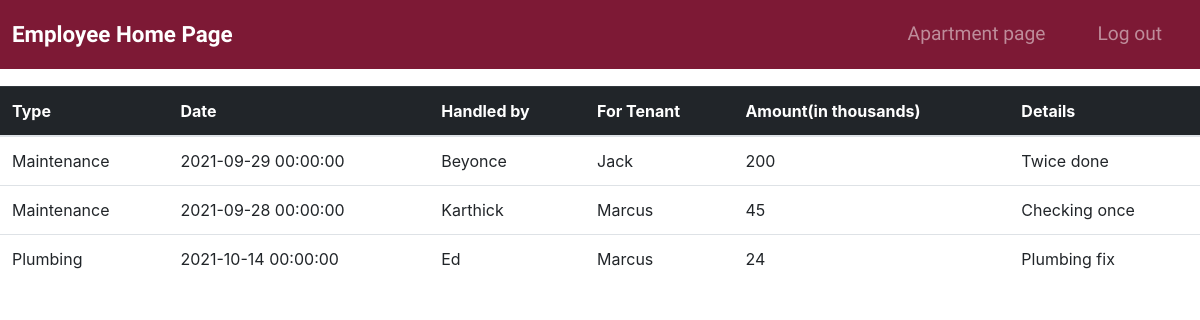
/viewtrans, run on an earlier commit of the app's database.
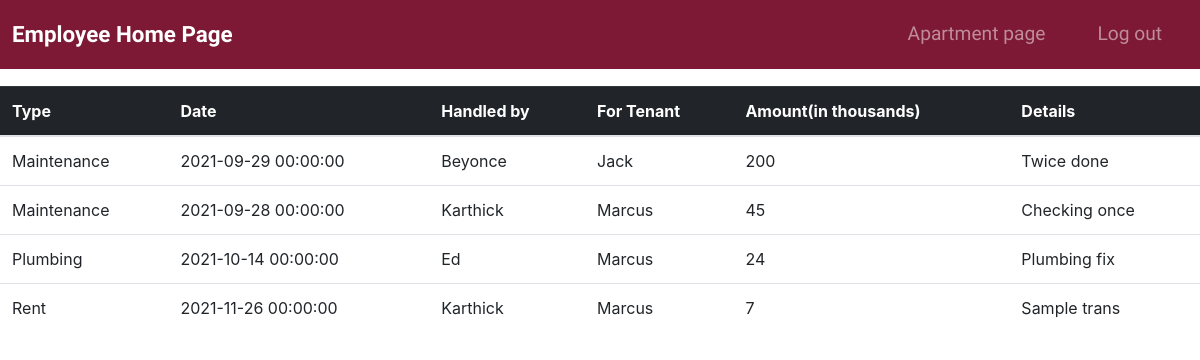
And on a later commit of the database.
### rems/models.py (models this page shows, shortened)
class Types(db.Model):
    __tablename__ = 'types'
    id = db.Column(db.Integer, primary_key=True)
    transaction_type = db.Column(db.String(25), unique=True)
    transactions = db.relationship("Transaction", uselist=False, backref="types")

class Transaction(db.Model):
    __tablename__ = 'transaction'
    id = db.Column(db.Integer, primary_key=True)
    type_id = db.Column(db.Integer, db.ForeignKey('types.id'))
    dot = db.Column(db.DateTime, nullable=False)  # date of transaction
    emp_id = db.Column(db.Integer, db.ForeignKey('employee.id'))
    ten_id = db.Column(db.Integer, db.ForeignKey('tenant.id'))
    amt = db.Column(db.String(4), unique=False)
    desc = db.Column(db.String(40), unique=False)

class Employee(db.Model):
    __tablename__ = 'employee'
    id = db.Column(db.Integer, primary_key=True)
    fname = db.Column(db.String(25), index=True, unique=False)
    lname = db.Column(db.String(25), index=True, unique=False)
    mobile = db.Column(db.String(10), index=True, unique=True)
    emer_num = db.Column(db.String(10), index=False, unique=False)
    dob = db.Column(db.DateTime, nullable=False)
    email = db.Column(db.String(120), index=True, unique=True)
    gender = db.Column(db.String(10), index=True, unique=False)
    service_id = db.Column(db.Integer, db.ForeignKey('service.id'))
    user = db.relationship("User", uselist=False, backref="employee")
    receiver = db.relationship("Transaction", uselist=False, backref="employee")

class Tenant(db.Model):
    __tablename__ = 'tenant'
    id = db.Column(db.Integer, primary_key=True)
    fname = db.Column(db.String(25), index=True, unique=False)
    lname = db.Column(db.String(25), index=True, unique=False)
    mob_num = db.Column(db.String(10), index=True, unique=True)
    emer_num = db.Column(db.String(10), index=True, unique=False)
    email = db.Column(db.String(120), index=False, unique=True)
    dob = db.Column(db.DateTime, nullable=False)
    Spouse_num = db.Column(db.String(10), unique=False, nullable=True)
    house_id = db.Column(db.Integer, db.ForeignKey('house.id'))
    sender = db.relationship("Transaction", uselist=False, backref="tenant")

### rems/routes.py (the view)
@app.route('/viewtrans')
def view_trans():
    headings = ("Type", "Date", "Handled by", "For Tenant", "Amount(in thousands) ", "Details")
    tr = Transaction.query
    tens = Tenant.query
    typs = Types.query
    emps = Employee.query.filter(Employee.service_id.in_([6,7,8]))
    emp_ids = map(lambda x: x.id, emps)
    emp_fnames = map(lambda x: x.fname, emps)
    ten_ids = map(lambda x: x.id, tens)
    ten_fnames = map(lambda x: x.fname, tens)
    type_ids = map(lambda x: x.id, typs)
    typ_names = map(lambda x: x.transaction_type, typs)
    handlers = dict(zip(emp_ids, emp_fnames))
    tenants = dict(zip(ten_ids, ten_fnames))
    t_types = dict(zip(type_ids, typ_names))
    return render_template('vtrans.html', trs=tr,headings=headings, handlers=handlers, tenants=tenants, t_types=t_types)

### rems/templates/vtrans.html
{% extends 'base.html' %}
{% block heading %}
    <link rel="stylesheet" type="text/css" href="{{ url_for('static', filename= 'css/rem_houses.css') }}">
{% endblock %}
{% block content %}
 <section class="white-section" id="pricing">
    <h2 class="section-heading">List of Transactions</h2>
    <p> List of Transactions displayed by recency</p>
    <table class="table table-hover">
        <thead class="table-dark">
        <tr>
            {% for header in headings %}
                <th>{{ header }}</th>
            {% endfor %}
        </tr>
        </thead>
        <tbody>
        {% for tr in trs %}
            <tr>
                <td> {{ t_types[tr.type_id] }}</td>
                <td> {{ tr.dot }}</td>
                <td> {{ handlers[tr.emp_id] }}</td>
                <td> {{ tenants[tr.ten_id] }}</td>
                <td> {{ tr.amt }}</td>
                <td> {{ tr.desc }}</td>
            </tr>
        {% endfor %}
        </tbody>
    </table>
</section>
{% endblock %}

What changed in the data, as far as the page shows it:
added Transaction: dot "2021-11-26 00:00:00", {{ handlers[tr.emp_id] }} "Karthick", {{ tenants[tr.ten_id] }} "Marcus", amt "7", desc "Sample trans"
now on this page (row unchanged): Types: transaction_type "Rent"
